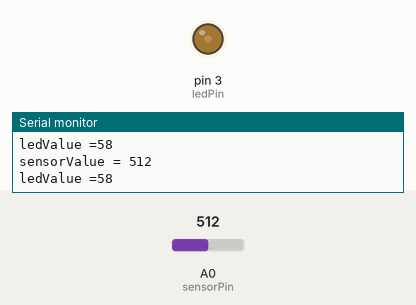
Bench run of a sketch on a simulated Arduino Uno, built with avr-gcc and run on an emulated ATmega328P. Parts: output pins drawn as LEDs (lit = HIGH), the last lines printed to the serial monitor. Inputs (shaded band) come from the test bench; at power-on: A0 (sensorPin) = 512.

Above: at 1.8 s.
1.9 s: A0 (sensorPin) set to 306
At 2.8 s:
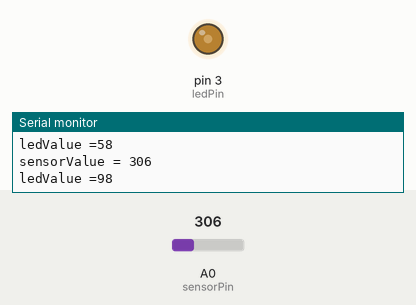
3.5 s: A0 (sensorPin) set to 122
At 4.3 s:
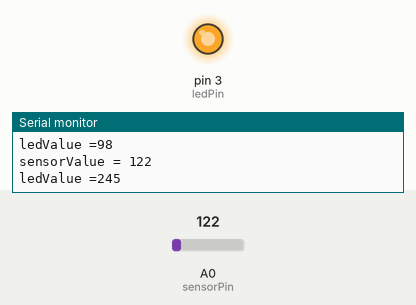
5.5 s: A0 (sensorPin) set to 511
At 7.1 s:
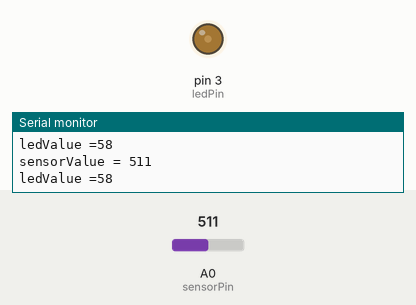
Timing chart, 0 to 8.6 s (numbered marks = the images above; inputs shaded):
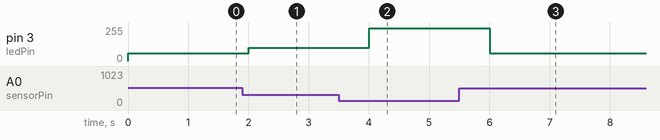

Measured:
- after the input at 1.9 s, pin 3 (ledPin): 58/255 → 98/255 after 0.10 s
- after the input at 3.5 s, pin 3 (ledPin): 98/255 → 245/255 after 0.50 s
- after the input at 5.5 s, pin 3 (ledPin): 245/255 → 58/255 after 0.50 s

The sketch:

test2.ino
```cpp
int sensorPin = A0; //stel de pin in voor het meten van de weerstand van de LDR
int ledPin = 3; //stel de pin voor de led in (dit moet een pin met het golfje zijn)
int sensorValue = 0;
int ledValue = 0;

void setup() {
  Serial.begin(9600); //zet snelheid
  pinMode(sensorPin, INPUT); //zet de sensorPin op aflees modus
  pinMode(ledPin, OUTPUT); //zet de ledPin op output modus
}
void loop() {
  //zet sensorValue gelijk aan de waarde van de weerstand van de LDR die afgelezen wordt
  sensorValue = analogRead(sensorPin);

  //laat de sensorwaarde zien
  Serial.print("sensorValue = ");
  Serial.println(sensorValue);

  //zorg ervoor de helderheid van de led omgekeerd evenredig is met de weerstand (als het donker is geeft de led meer licht)
  ledValue = (30000/sensorValue);

  //zorg dat de led waarde niet groter is dan 255 (dit is de maximum waarde)
  if(ledValue>255){
    ledValue = 255;
  }

  //laat de waarde voor de led zien
  Serial.print("ledValue =");
  Serial.println(ledValue);
  Serial.println();

  //zet de helderheid van het licht gelijk aan de weerstands waarde van de LDR
  analogWrite(ledPin, ledValue);
  delay(1000); //wacht 1s
}
```
